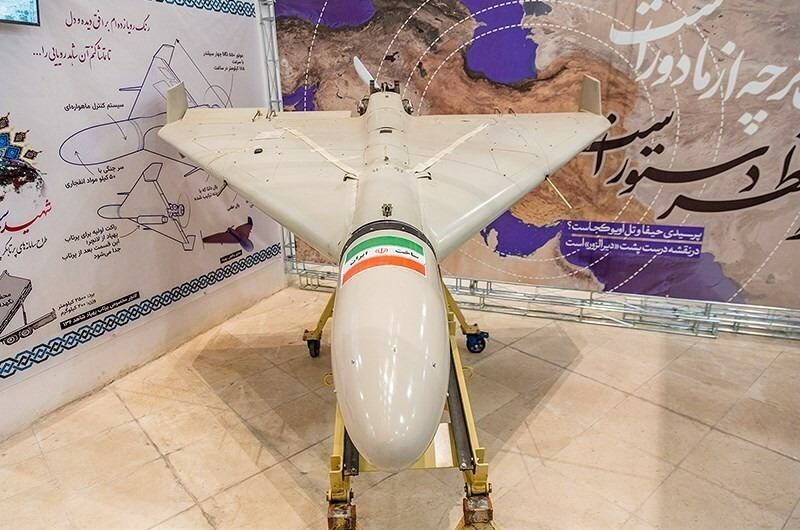
#> input picture video-studio/episodes/002-usa-iran/assets/photos/shahed136.jpg, 800 x 530 px, found by its file name
$ python manual_masks.py
#> lines starting #> are read from the running program, lines starting #| are printed output that depends on the picture; after the words box and inside, x2 and y2 are one past the last pixel; in counts of white or black regions, pixels touching at a corner belong together
"""Faithful, reviewed photographic silhouette; no synthetic equipment geometry."""
from pathlib import Path
from PIL import Image,ImageDraw
BASE=Path(__file__).resolve().parents[1]
SHAHED_136=[(158,126),(166,119),(170,86),(179,85),(184,95),(187,116),(348,109),(351,96),(365,87),(356,58),(367,62),(377,87),(391,89),(403,96),(410,110),(581,114),(584,89),(595,87),(597,115),(609,122),(609,129),(593,141),(483,227),(440,257),(433,302),(426,379),(414,438),(403,463),(392,471),(381,470),(368,457),(358,438),(348,380),(338,269),(301,247),(239,204),(166,144),(159,132)]
def main():
 im=Image.open(BASE/'assets/photos/shahed136.jpg').convert('RGBA');assert im.size==(800,530)
 mask=Image.new('L',(im.width*4,im.height*4));ImageDraw.Draw(mask).polygon([(x*4,y*4) for x,y in SHAHED_136],fill=255);im.putalpha(mask.resize(im.size,Image.Resampling.LANCZOS));im.crop((145,48,625,484)).save(BASE/'assets/prepared/shahed136-manual.png')
#> after `mask = Image.new('L', (im.width * 4, im.height * 4))`: mask: PIL image 3200x2120 L; every value is 0
#> after `ImageDraw.Draw(mask).polygon([(x * 4, y * 4) for x, y in SHAHED_136], `:
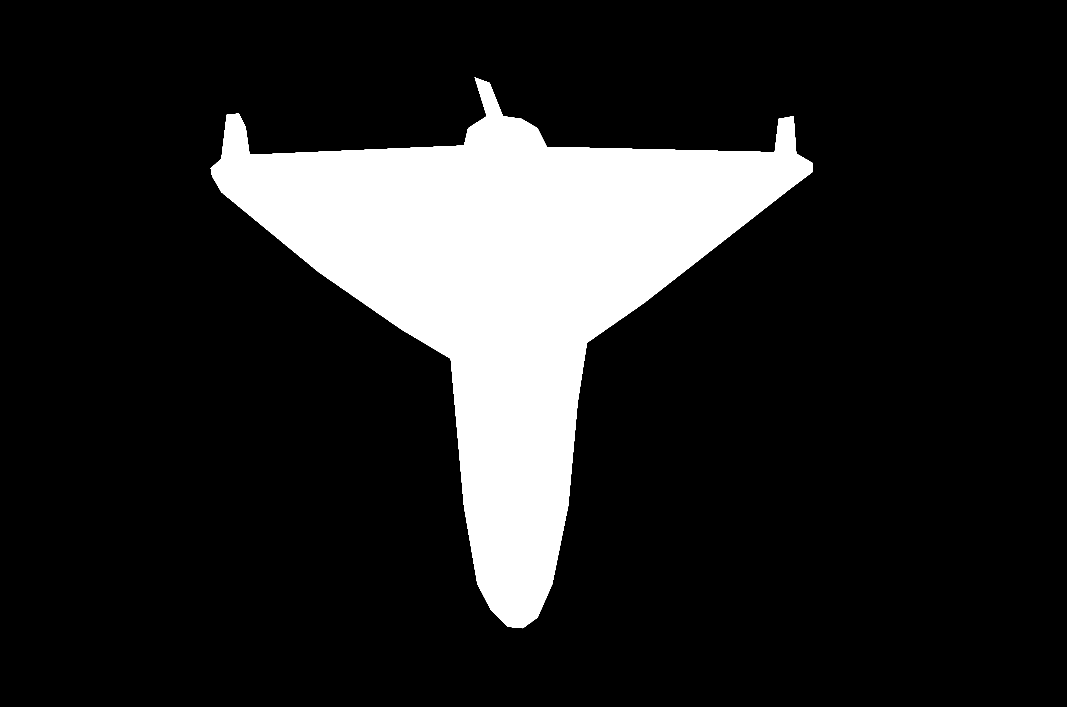
#> mask: PIL image 3200x2120 L (shown at 1/3 size); 15.1% white; 1 white region, box (x1, y1, x2, y2) and area: (632, 232, 2437, 1885) 1025591
#> after `im.putalpha(mask.resize(im.size, Image.Resampling.LANCZOS))`:
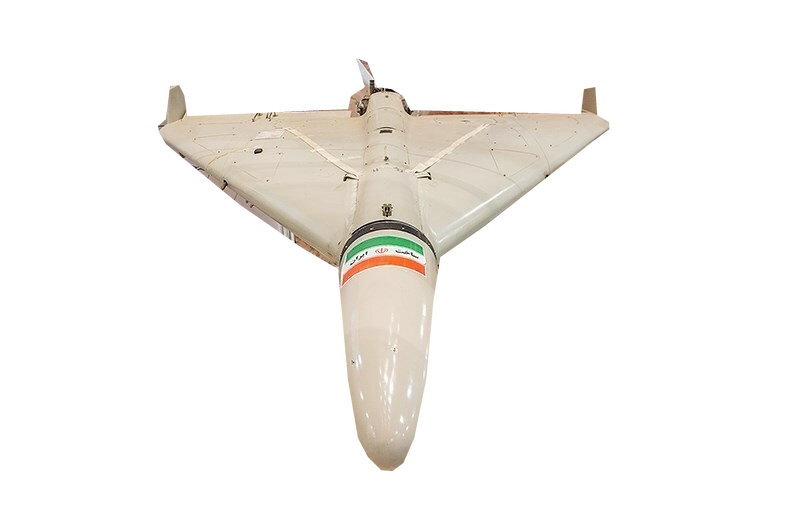
#> im: PIL image 800x530 RGBA; mean R, G, B, A 178.1, 158.2, 144.4, 38.6; transparent parts drawn white
#> after `mask = Image.new('L', (im.width * 4, im.height * 4))`:
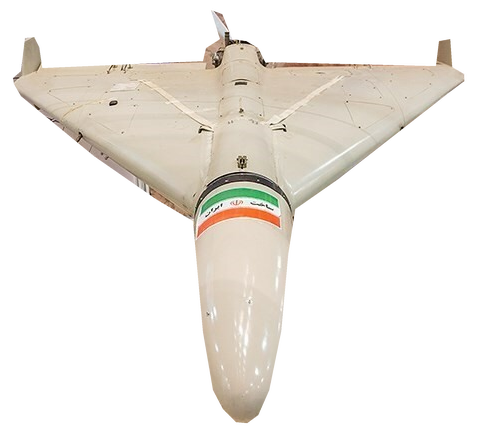
#> saved as shahed136-manual.png: PIL image 480x436 RGBA; mean R, G, B, A 181.7, 160, 141.9, 78.1; transparent parts drawn white
if __name__=='__main__':main()
